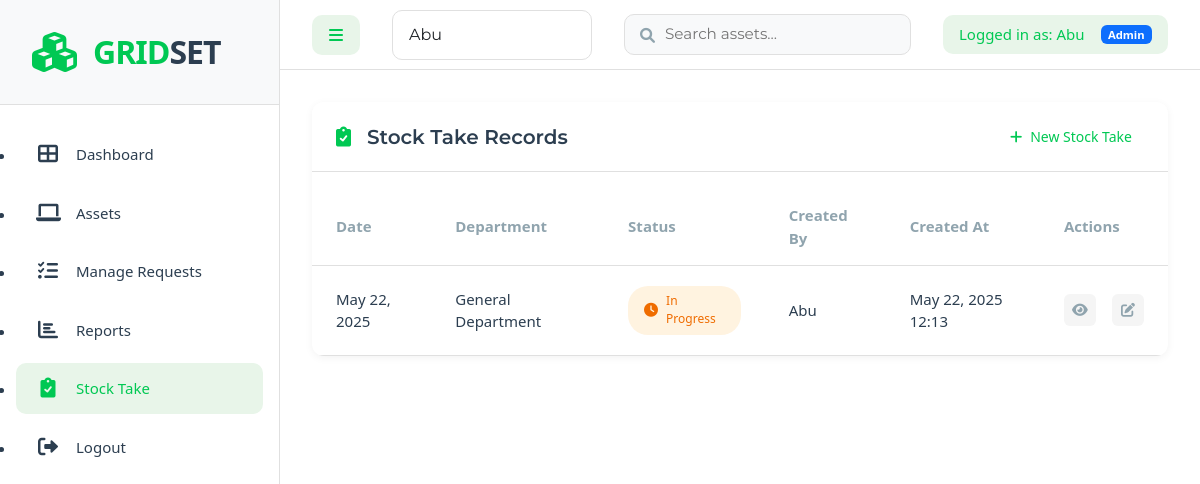
Screenshot of /stock-take/ (signed in) with the database file from the repository.
### assets/models.py (models this page shows, shortened)
class StockTake(models.Model):
    STATUS_CHOICES = [
        ('in_progress', 'In Progress'),
        ('completed', 'Completed'),
        ('discrepancy', 'Discrepancy Found')
    ]
    date = models.DateField(auto_now_add=True)
    department = models.ForeignKey(Department, on_delete=models.CASCADE)
    status = models.CharField(max_length=20, choices=STATUS_CHOICES, default='in_progress')
    notes = models.TextField(blank=True)
    created_by = models.ForeignKey(User, on_delete=models.CASCADE)
    created_at = models.DateTimeField(auto_now_add=True)
    updated_at = models.DateTimeField(auto_now=True)
    class Meta:
        ordering = ['-date']

class Department(models.Model):
    name = models.CharField(max_length=100, unique=True)

### assets/views.py (the view)
# urls.py: path('stock-take/', views.stock_take_list, name='stock_take_list'),
@login_required
@admin_required
def stock_take_list(request):
    stock_takes = StockTake.objects.all()
    return render(request, 'assets/stock_take_list.html', {
        'stock_takes': stock_takes
    })

### assets/views.py (called while the page is built)
def get_context_data(request):
    context = {}
    if settings.DEBUG:
        context['available_users'] = User.objects.all().order_by('-is_staff', 'username')
        context['debug'] = True
    return context

### assets/templates/assets/stock_take_list.html (shortened to what this page needs)
{% extends 'assets/base.html' %}
{% block content %}
<div class="content-card">
    <div class="card-header">
        <div class="header-title">
            <i class="fas fa-clipboard-check"></i>
            <h2>Stock Take Records</h2>
        </div>
        <a href="{% url 'stock_take_create' %}" class="header-link">
            <i class="fas fa-plus"></i>
            New Stock Take
        </a>
    </div>
    <div class="card-body">
        <div class="table-responsive">
            <table class="modern-table">
                <thead>
                    <tr>
                        <th>Date</th>
                        <th>Department</th>
                        <th>Status</th>
                        <th>Created By</th>
                        <th>Created At</th>
                        <th>Actions</th>
                    </tr>
                </thead>
                <tbody>
                    {% for stock_take in stock_takes %}
                    <tr>
                        <td>{{ stock_take.date }}</td>
                        <td>{{ stock_take.department.name }}</td>
                        <td>
                            {% if stock_take.status == 'in_progress' %}
                                <span class="status-badge status-in_progress">
                                    <i class="fas fa-clock"></i> In Progress
                                </span>
                            {% elif stock_take.status == 'completed' %}
                                <span class="status-badge status-completed">
                                    <i class="fas fa-check-circle"></i> Completed
                                </span>
                            {% elif stock_take.status == 'discrepancy' %}
                                <span class="status-badge status-discrepancy">
                                    <i class="fas fa-exclamation-circle"></i> Discrepancy Found
                                </span>
                            {% endif %}
                        </td>
                        <td>{{ stock_take.created_by.get_full_name|default:stock_take.created_by.username }}</td>
                        <td>{{ stock_take.created_at|date:"M d, Y H:i" }}</td>
                        <td>
                            <div class="action-buttons">
                                <a href="{% url 'stock_take_detail' pk=stock_take.pk %}" class="btn btn-icon" title="View">
                                    <i class="fas fa-eye"></i>
                                </a>
                                {% if stock_take.status == 'in_progress' %}
                                <a href="{% url 'stock_take_update' pk=stock_take.pk %}" class="btn btn-icon" title="Edit">
                                    <i class="fas fa-edit"></i>
                                </a>
                                {% endif %}
                            </div>
                        </td>
                    </tr>
                    {% endfor %}
                </tbody>
            </table>
        </div>
    </div>
</div>
{% endblock %}

### assets/templates/assets/base.html (shortened to what this page needs)
{% load static %}
<!DOCTYPE html>
<html lang="en">
<head>
    <link href="https://cdn.jsdelivr.net/npm/bootstrap@5.3.2/dist/css/bootstrap.min.css" rel="stylesheet">
    <link href="https://cdnjs.cloudflare.com/ajax/libs/font-awesome/6.0.0/css/all.min.css" rel="stylesheet">
    <link rel="stylesheet" href="{% static 'styles.css' %}">
</head>
<body>
    <div class="app-wrapper">
        <nav id="sidebar">
            <div class="sidebar-header">
                <div class="logo">
                    <i class="fas fa-cubes logo-icon"></i>
                    <div class="logo-text">
                        <span class="logo-grid">GRID</span><span class="logo-set">SET</span>
                    </div>
                </div>
            </div>
            <ul class="sidebar-menu">
                <li class="{% if request.resolver_match.url_name == 'dashboard' %}active{% endif %}">
                    <a href="{% url 'dashboard' %}">
                        <i class="fas fa-th-large"></i>
                        <span>Dashboard</span>
                    </a>
                </li>
                <li class="{% if request.resolver_match.url_name == 'asset_list' %}active{% endif %}">
                    <a href="{% url 'asset_list' %}">
                        <i class="fas fa-laptop"></i>
                        <span>Assets</span>
                    </a>
                </li>
                {% if user.is_staff or user.is_superuser %}
                <li class="{% if request.resolver_match.url_name == 'manage_requests' %}active{% endif %}">
                    <a href="{% url 'manage_requests' %}">
                        <i class="fas fa-tasks"></i>
                        <span>Manage Requests</span>
                    </a>
                </li>
                {% endif %}
                <li class="{% if request.resolver_match.url_name == 'reports' %}active{% endif %}">
                    <a href="{% url 'reports' %}">
                        <i class="fas fa-chart-bar"></i>
                        <span>Reports</span>
                    </a>
                </li>
                {% if user.is_staff or user.is_superuser %}
                <li class="{% if request.resolver_match.url_name == 'stock_take_list' %}active{% endif %}">
                    <a href="{% url 'stock_take_list' %}">
                        <i class="fas fa-clipboard-check"></i>
                        <span>Stock Take</span>
                    </a>
                </li>
                {% endif %}
                <li>
                    <a href="{% url 'logout' %}">
                        <i class="fas fa-sign-out-alt"></i>
                        <span>Logout</span>
                    </a>
                </li>
            </ul>
        </nav>
        <div id="main-content">
            <nav class="top-nav">
                <div class="nav-left">
                    <button type="button" id="sidebarCollapse" class="btn">
                        <i class="fas fa-bars"></i>
                    </button>
                    {% if debug %}
                        <div class="user-switcher">
                            <form method="post" action="{% url 'switch_user' %}" class="user-switcher-form">
                                <select name="user_id" class="form-select" onchange="this.form.submit()">
                                    {% for user in available_users %}
                                        <option value="{{ user.id }}" {% if user == request.user %}selected{% endif %}>
                                            {{ user.get_full_name|default:user.username }}
                                        </option>
                                    {% endfor %}
                                </select>
                            </form>
                        </div>
                    {% endif %}
                    <div class="search-container">
                        <form method="get" action="{% url 'asset_list' %}" class="search-form">
                            <input
                                type="text"
                                name="q"
                                placeholder="Search assets..."
                                class="search-input"
                                value="{{ search_query|default:'' }}"
                                autocomplete="off"
                            >
                        </form>
                    </div>
                </div>
                <div class="nav-right">
                    <div class="current-user">
                        <span>Logged in as: {{ request.user.get_full_name|default:request.user.username }}</span>
                        {% if request.user.is_staff %}
                            <span class="badge bg-primary">Admin</span>
                        {% endif %}
                    </div>
                </div>
            </nav>
            <div class="content-wrapper">
                {% block content %}
                {% endblock %}
            </div>
        </div>
    </div>
</body>
</html>

### assets/templates/assets/stock_take_list.html (style rules this page uses)
.status-badge { padding: 0.4rem 1rem; border-radius: 20px; font-size: 0.75rem; font-weight: 500; display: inline-flex; align-items: center; gap: 0.5rem; }
.status-in_progress { background: #fff3e0; color: #ef6c00; }
.status-badge i { font-size: 0.875rem; }

### rows the page displays
StockTake: date "May 22, 2025", department.name "General Department", status "in_progress" (drawn), created_by.get_full_name "Abu", created_at "May 22, 2025 12:13"

### other values shown
{{ request.user.get_full_name|default:request.user.username }} "Abu"
form field user_id "Abu"
